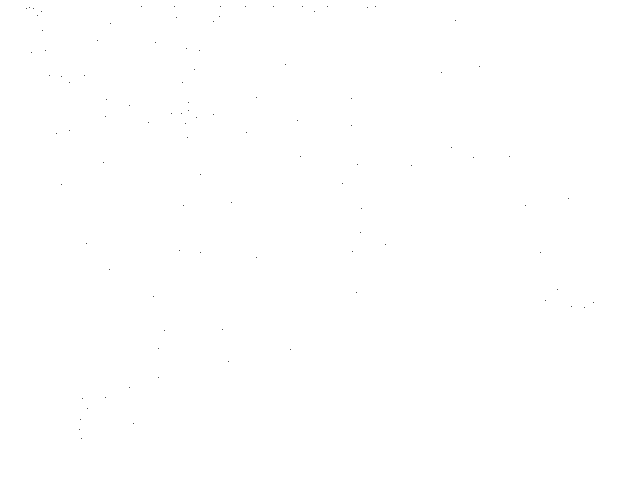
Frame 1 (no input)
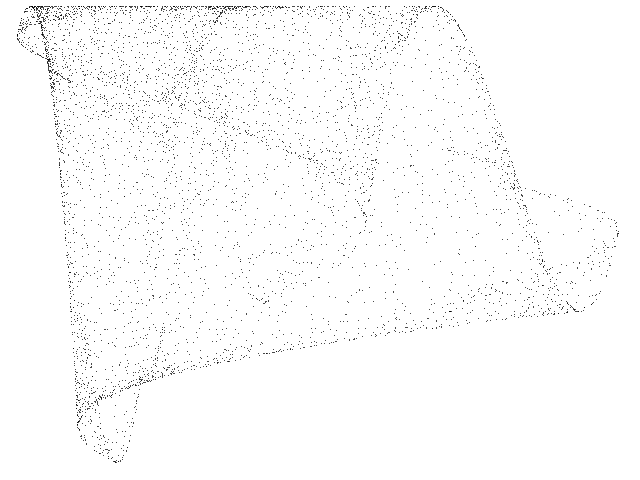
Frame 60 (the mouse pressed at the canvas centre just before this capture)
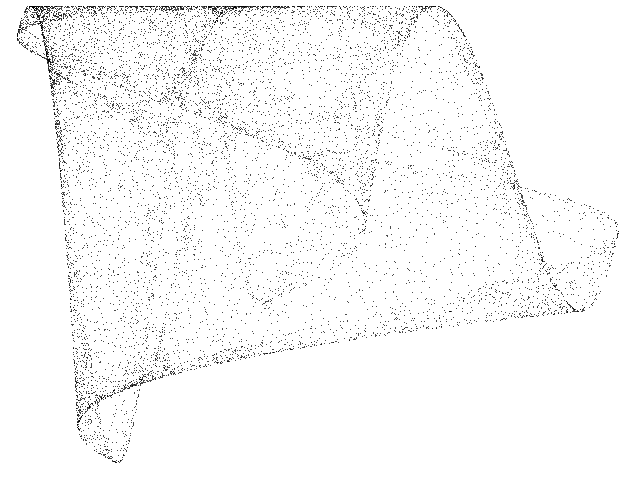
Frame 120 (the mouse held since frame 60 and released just before this capture)

The Processing sketch that drew these frames (run headless with seeded random() and noise(); from frame 60 on, the mouse is pressed at the canvas centre):

// Processing sketch: Kawakami
// ── Kawakami.pde
// Kawakami chaotic map //

  float x = 0.1;
  float y = 0.1;
  float a = 0.15;
  float b = 1.6;


void setup() {
  
  size(640, 480);
  background(255);
  
}

void draw() {
  
  for (int i=0;i<100;i++) {
    
    float nx = x;
    float ny = y;
        
    x = -a * nx + ny;
    y = (nx*nx) - b;
  
    point(350+(200*x), 270+(165*y));
       
  }

}
